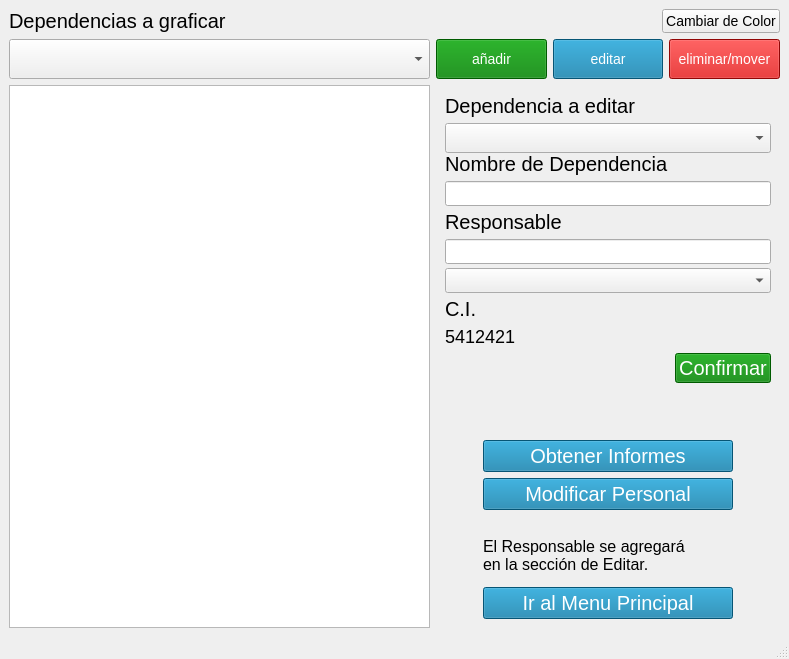
<?xml version="1.0" encoding="UTF-8"?>
<ui version="4.0">
 <class>MainWindow</class>
 <widget class="QMainWindow" name="MainWindow">
  <property name="geometry">
   <rect>
    <x>0</x>
    <y>0</y>
    <width>789</width>
    <height>659</height>
   </rect>
  </property>
  <property name="windowTitle">
   <string>MainWindow</string>
  </property>
  <widget class="QWidget" name="centralwidget">
   <layout class="QGridLayout" name="gridLayout">
    <item row="0" column="3">
     <widget class="CircleButton" name="pushButton_6">
      <property name="minimumSize">
       <size>
        <width>40</width>
        <height>0</height>
       </size>
      </property>
      <property name="styleSheet">
       <string notr="true">font-size:14px;</string>
      </property>
      <property name="text">
       <string>Cambiar de Color</string>
      </property>
     </widget>
    </item>
    <item row="1" column="0">
     <layout class="QVBoxLayout" name="Layout_graphicsel">
      <item>
       <widget class="QComboBox" name="graphicselButton_D">
        <property name="sizePolicy">
         <sizepolicy hsizetype="Expanding" vsizetype="Fixed">
          <horstretch>0</horstretch>
          <verstretch>0</verstretch>
         </sizepolicy>
        </property>
        <property name="minimumSize">
         <size>
          <width>0</width>
          <height>40</height>
         </size>
        </property>
        <property name="styleSheet">
         <string notr="true">font-size:20px</string>
        </property>
       </widget>
      </item>
     </layout>
    </item>
    <item row="3" column="1" colspan="3">
     <layout class="QVBoxLayout" name="verticalLayout_3">
      <item>
       <widget class="QWidget" name="widget_2" native="true">
        <layout class="QGridLayout" name="gridLayout_2">
         <item row="7" column="0">
          <spacer name="verticalSpacer_3">
           <property name="orientation">
            <enum>Qt::Vertical</enum>
           </property>
           <property name="sizeHint" stdset="0">
            <size>
             <width>20</width>
             <height>100</height>
            </size>
           </property>
          </spacer>
         </item>
         <item row="3" column="0">
          <widget class="QPushButton" name="pushButton_3">
           <property name="cursor">
            <cursorShape>PointingHandCursor</cursorShape>
           </property>
           <property name="styleSheet">
            <string notr="true">font-size:20px;background-color:#0977A4;color:white</string>
           </property>
           <property name="text">
            <string>Modificar Personal</string>
           </property>
           <attribute name="buttonGroup">
            <string notr="true">buttonGroup</string>
           </attribute>
          </widget>
         </item>
         <item row="4" column="0">
          <spacer name="verticalSpacer">
           <property name="orientation">
            <enum>Qt::Vertical</enum>
           </property>
           <property name="sizeHint" stdset="0">
            <size>
             <width>20</width>
             <height>114</height>
            </size>
           </property>
          </spacer>
         </item>
         <item row="8" column="0">
          <widget class="QPushButton" name="pushButton_5">
           <property name="cursor">
            <cursorShape>PointingHandCursor</cursorShape>
           </property>
           <property name="styleSheet">
            <string notr="true">font-size:20px;background-color:#0977A4;color:white</string>
           </property>
           <property name="text">
            <string>Ir al Menu Principal</string>
           </property>
          </widget>
         </item>
         <item row="1" column="0">
          <widget class="QLabel" name="label_13">
           <property name="text">
            <string/>
           </property>
          </widget>
         </item>
         <item row="6" column="0">
          <spacer name="verticalSpacer_4">
           <property name="orientation">
            <enum>Qt::Vertical</enum>
           </property>
           <property name="sizeHint" stdset="0">
            <size>
             <width>20</width>
             <height>40</height>
            </size>
           </property>
          </spacer>
         </item>
         <item row="9" column="0">
          <spacer name="verticalSpacer_2">
           <property name="orientation">
            <enum>Qt::Vertical</enum>
           </property>
           <property name="sizeHint" stdset="0">
            <size>
             <width>20</width>
             <height>40</height>
            </size>
           </property>
          </spacer>
         </item>
         <item row="2" column="0">
          <widget class="QPushButton" name="pushButton_2">
           <property name="cursor">
            <cursorShape>PointingHandCursor</cursorShape>
           </property>
           <property name="styleSheet">
            <string notr="true">font-size:20px;background-color:#0977A4;color:white</string>
           </property>
           <property name="text">
            <string>Obtener Informes</string>
           </property>
           <attribute name="buttonGroup">
            <string notr="true">buttonGroup</string>
           </attribute>
          </widget>
         </item>
         <item row="5" column="0">
          <widget class="QLabel" name="CI_mostrado">
           <property name="sizePolicy">
            <sizepolicy hsizetype="Minimum" vsizetype="Minimum">
             <horstretch>0</horstretch>
             <verstretch>0</verstretch>
            </sizepolicy>
           </property>
           <property name="minimumSize">
            <size>
             <width>0</width>
             <height>0</height>
            </size>
           </property>
           <property name="maximumSize">
            <size>
             <width>250</width>
             <height>16777215</height>
            </size>
           </property>
           <property name="autoFillBackground">
            <bool>false</bool>
           </property>
           <property name="styleSheet">
            <string notr="true">font-size:16px;width: 100px;height: 100px;</string>
           </property>
           <property name="frameShape">
            <enum>QFrame::NoFrame</enum>
           </property>
           <property name="frameShadow">
            <enum>QFrame::Plain</enum>
           </property>
           <property name="midLineWidth">
            <number>0</number>
           </property>
           <property name="text">
            <string>&lt;html&gt;&lt;head/&gt;&lt;body&gt;&lt;p&gt;&lt;img src=&quot;:/crear organigrama/iconos/advertencia (1).png&quot;/&gt; El Responsable se agregará&lt;br/&gt;en la sección de Editar.&lt;/p&gt;&lt;/body&gt;&lt;/html&gt;</string>
           </property>
           <property name="textFormat">
            <enum>Qt::AutoText</enum>
           </property>
           <property name="scaledContents">
            <bool>true</bool>
           </property>
           <property name="wordWrap">
            <bool>false</bool>
           </property>
           <property name="openExternalLinks">
            <bool>false</bool>
           </property>
          </widget>
         </item>
         <item row="0" column="0">
          <widget class="QLabel" name="label_9">
           <property name="text">
            <string/>
           </property>
          </widget>
         </item>
        </layout>
       </widget>
      </item>
     </layout>
    </item>
    <item row="1" column="1" colspan="3">
     <layout class="QHBoxLayout" name="horizontalLayout">
      <item>
       <widget class="QPushButton" name="Button_add_D">
        <property name="sizePolicy">
         <sizepolicy hsizetype="Expanding" vsizetype="Fixed">
          <horstretch>0</horstretch>
          <verstretch>0</verstretch>
         </sizepolicy>
        </property>
        <property name="minimumSize">
         <size>
          <width>0</width>
          <height>40</height>
         </size>
        </property>
        <property name="maximumSize">
         <size>
          <width>16777215</width>
          <height>16777215</height>
         </size>
        </property>
        <property name="styleSheet">
         <string notr="true">font-size:14px;background-color:green;color:white</string>
        </property>
        <property name="text">
         <string>añadir</string>
        </property>
       </widget>
      </item>
      <item>
       <widget class="QPushButton" name="Button_edit_D">
        <property name="sizePolicy">
         <sizepolicy hsizetype="Expanding" vsizetype="Fixed">
          <horstretch>0</horstretch>
          <verstretch>0</verstretch>
         </sizepolicy>
        </property>
        <property name="minimumSize">
         <size>
          <width>0</width>
          <height>40</height>
         </size>
        </property>
        <property name="styleSheet">
         <string notr="true">font-size:14px;background-color:#0977A4;color:white</string>
        </property>
        <property name="text">
         <string>editar</string>
        </property>
       </widget>
      </item>
      <item>
       <widget class="QPushButton" name="Button_delete_D">
        <property name="sizePolicy">
         <sizepolicy hsizetype="Expanding" vsizetype="Fixed">
          <horstretch>0</horstretch>
          <verstretch>0</verstretch>
         </sizepolicy>
        </property>
        <property name="minimumSize">
         <size>
          <width>0</width>
          <height>40</height>
         </size>
        </property>
        <property name="styleSheet">
         <string notr="true">font-size:14px;background-color:#CB0808;color:white</string>
        </property>
        <property name="text">
         <string>eliminar/mover</string>
        </property>
       </widget>
      </item>
     </layout>
    </item>
    <item row="2" column="0" rowspan="2">
     <layout class="QVBoxLayout" name="verticalLayout">
      <item>
       <widget class="QTextBrowser" name="textBrowser">
        <property name="maximumSize">
         <size>
          <width>16777215</width>
          <height>16777215</height>
         </size>
        </property>
       </widget>
      </item>
     </layout>
    </item>
    <item row="0" column="0">
     <widget class="QLabel" name="label_14">
      <property name="styleSheet">
       <string notr="true">font-size:20px</string>
      </property>
      <property name="text">
       <string>Dependencias a graficar</string>
      </property>
     </widget>
    </item>
    <item row="2" column="1" colspan="3">
     <layout class="QVBoxLayout" name="verticalLayout_2">
      <item>
       <widget class="QStackedWidget" name="opcionesdep">
        <property name="maximumSize">
         <size>
          <width>16777215</width>
          <height>300</height>
         </size>
        </property>
        <property name="styleSheet">
         <string notr="true">font-size:20px</string>
        </property>
        <property name="currentIndex">
         <number>1</number>
        </property>
        <widget class="QWidget" name="Pag_agg">
         <layout class="QGridLayout" name="gridLayout_4">
          <item row="6" column="2">
           <widget class="QPushButton" name="boton_confirmar">
            <property name="cursor">
             <cursorShape>PointingHandCursor</cursorShape>
            </property>
            <property name="styleSheet">
             <string notr="true">font-size:20px;background-color:green;color:white</string>
            </property>
            <property name="text">
             <string>Confirmar</string>
            </property>
           </widget>
          </item>
          <item row="0" column="0" colspan="3">
           <widget class="QLabel" name="label_6">
            <property name="styleSheet">
             <string notr="true">font-size:20px</string>
            </property>
            <property name="text">
             <string>Nombre de la dependencia</string>
            </property>
           </widget>
          </item>
          <item row="3" column="0" colspan="3">
           <widget class="QComboBox" name="Elegir_DPsup">
            <property name="styleSheet">
             <string notr="true">font-size:20px</string>
            </property>
           </widget>
          </item>
          <item row="2" column="0" colspan="3">
           <widget class="QLabel" name="label_7">
            <property name="styleSheet">
             <string notr="true">font-size:20px</string>
            </property>
            <property name="text">
             <string>Dependencia superior</string>
            </property>
           </widget>
          </item>
          <item row="4" column="0">
           <widget class="QLabel" name="label_8">
            <property name="text">
             <string/>
            </property>
           </widget>
          </item>
          <item row="1" column="0" colspan="3">
           <widget class="QLineEdit" name="Ingresar_nom_dep_crear">
            <property name="styleSheet">
             <string notr="true">font-size:20px</string>
            </property>
           </widget>
          </item>
         </layout>
        </widget>
        <widget class="QWidget" name="Pag_edit">
         <layout class="QGridLayout" name="gridLayout_3">
          <item row="5" column="0" colspan="2">
           <widget class="QLineEdit" name="lineEdit">
            <property name="minimumSize">
             <size>
              <width>0</width>
              <height>25</height>
             </size>
            </property>
            <property name="styleSheet">
             <string notr="true">font-size:18px</string>
            </property>
            <property name="text">
             <string/>
            </property>
           </widget>
          </item>
          <item row="9" column="0">
           <widget class="QLabel" name="label_3">
            <property name="styleSheet">
             <string notr="true">font-size:18px</string>
            </property>
            <property name="text">
             <string>5412421</string>
            </property>
           </widget>
          </item>
          <item row="2" column="0">
           <widget class="QLabel" name="label">
            <property name="styleSheet">
             <string notr="true">font-size:20px</string>
            </property>
            <property name="text">
             <string>Nombre de Dependencia</string>
            </property>
           </widget>
          </item>
          <item row="4" column="0">
           <widget class="QLabel" name="label_4">
            <property name="styleSheet">
             <string notr="true">font-size:20px</string>
            </property>
            <property name="text">
             <string>Responsable</string>
            </property>
           </widget>
          </item>
          <item row="1" column="0" colspan="2">
           <widget class="QComboBox" name="sel_dep_a_editar">
            <property name="minimumSize">
             <size>
              <width>0</width>
              <height>30</height>
             </size>
            </property>
            <property name="styleSheet">
             <string notr="true">font-size:18px</string>
            </property>
           </widget>
          </item>
          <item row="3" column="0" colspan="2">
           <widget class="QLineEdit" name="lineanombre">
            <property name="minimumSize">
             <size>
              <width>0</width>
              <height>25</height>
             </size>
            </property>
            <property name="styleSheet">
             <string notr="true">font-size:18px</string>
            </property>
            <property name="text">
             <string/>
            </property>
           </widget>
          </item>
          <item row="8" column="0">
           <widget class="QLabel" name="label_5">
            <property name="styleSheet">
             <string notr="true">font-size:20px</string>
            </property>
            <property name="text">
             <string>C.I.</string>
            </property>
           </widget>
          </item>
          <item row="10" column="1">
           <widget class="QPushButton" name="pushButton">
            <property name="minimumSize">
             <size>
              <width>0</width>
              <height>30</height>
             </size>
            </property>
            <property name="cursor">
             <cursorShape>PointingHandCursor</cursorShape>
            </property>
            <property name="styleSheet">
             <string notr="true">font-size:20px;background-color:green;color:white</string>
            </property>
            <property name="text">
             <string>Confirmar</string>
            </property>
           </widget>
          </item>
          <item row="0" column="0">
           <widget class="QLabel" name="label_2">
            <property name="styleSheet">
             <string notr="true">font-size:20px</string>
            </property>
            <property name="text">
             <string>Dependencia a editar</string>
            </property>
           </widget>
          </item>
          <item row="6" column="0" colspan="2">
           <widget class="QComboBox" name="comboBox_4">
            <property name="minimumSize">
             <size>
              <width>0</width>
              <height>25</height>
             </size>
            </property>
            <property name="styleSheet">
             <string notr="true">font-size:18px</string>
            </property>
           </widget>
          </item>
         </layout>
         <zorder>label_2</zorder>
         <zorder>label_4</zorder>
         <zorder>pushButton</zorder>
         <zorder>label</zorder>
         <zorder>label_5</zorder>
         <zorder>label_3</zorder>
         <zorder>sel_dep_a_editar</zorder>
         <zorder>lineanombre</zorder>
         <zorder>comboBox_4</zorder>
         <zorder>lineEdit</zorder>
        </widget>
        <widget class="QWidget" name="Pag_delete">
         <widget class="QLabel" name="label_10">
          <property name="geometry">
           <rect>
            <x>9</x>
            <y>9</y>
            <width>191</width>
            <height>24</height>
           </rect>
          </property>
          <property name="styleSheet">
           <string notr="true">font-size:20px</string>
          </property>
          <property name="text">
           <string>Eliminar dependencia</string>
          </property>
         </widget>
         <widget class="QComboBox" name="comboBox">
          <property name="geometry">
           <rect>
            <x>9</x>
            <y>46</y>
            <width>321</width>
            <height>30</height>
           </rect>
          </property>
          <property name="styleSheet">
           <string notr="true">font-size:20px</string>
          </property>
         </widget>
         <widget class="QPushButton" name="pushButton_4">
          <property name="geometry">
           <rect>
            <x>250</x>
            <y>80</y>
            <width>80</width>
            <height>32</height>
           </rect>
          </property>
          <property name="cursor">
           <cursorShape>PointingHandCursor</cursorShape>
          </property>
          <property name="styleSheet">
           <string notr="true">font-size:20px;background-color:#CB0808;color:white</string>
          </property>
          <property name="text">
           <string>Eliminar</string>
          </property>
         </widget>
         <widget class="QPushButton" name="Button_move_D">
          <property name="geometry">
           <rect>
            <x>250</x>
            <y>270</y>
            <width>81</width>
            <height>31</height>
           </rect>
          </property>
          <property name="cursor">
           <cursorShape>PointingHandCursor</cursorShape>
          </property>
          <property name="styleSheet">
           <string notr="true">font-size:20px;background-color:green;color:white</string>
          </property>
          <property name="text">
           <string>Mover</string>
          </property>
         </widget>
         <widget class="QComboBox" name="comboBox_2">
          <property name="geometry">
           <rect>
            <x>9</x>
            <y>158</y>
            <width>321</width>
            <height>30</height>
           </rect>
          </property>
          <property name="styleSheet">
           <string notr="true">font-size:20px</string>
          </property>
         </widget>
         <widget class="QComboBox" name="comboBox_3">
          <property name="geometry">
           <rect>
            <x>9</x>
            <y>231</y>
            <width>321</width>
            <height>30</height>
           </rect>
          </property>
          <property name="styleSheet">
           <string notr="true">font-size:20px</string>
          </property>
         </widget>
         <widget class="QLabel" name="label_11">
          <property name="geometry">
           <rect>
            <x>9</x>
            <y>120</y>
            <width>173</width>
            <height>24</height>
           </rect>
          </property>
          <property name="styleSheet">
           <string notr="true">font-size:20px</string>
          </property>
          <property name="text">
           <string>Mover dependencia</string>
          </property>
         </widget>
         <widget class="QLabel" name="label_12">
          <property name="geometry">
           <rect>
            <x>9</x>
            <y>194</y>
            <width>68</width>
            <height>24</height>
           </rect>
          </property>
          <property name="styleSheet">
           <string notr="true">font-size:20px</string>
          </property>
          <property name="text">
           <string>Destino</string>
          </property>
         </widget>
        </widget>
       </widget>
      </item>
     </layout>
    </item>
   </layout>
  </widget>
  <widget class="QStatusBar" name="statusbar"/>
 </widget>
 <customwidgets>
  <customwidget>
   <class>CircleButton</class>
   <extends>QPushButton</extends>
   <header>circlebutton.h</header>
  </customwidget>
 </customwidgets>
 <resources>
  <include location="crear.qrc"/>
 </resources>
 <connections/>
 <buttongroups>
  <buttongroup name="buttonGroup"/>
 </buttongroups>
</ui>
